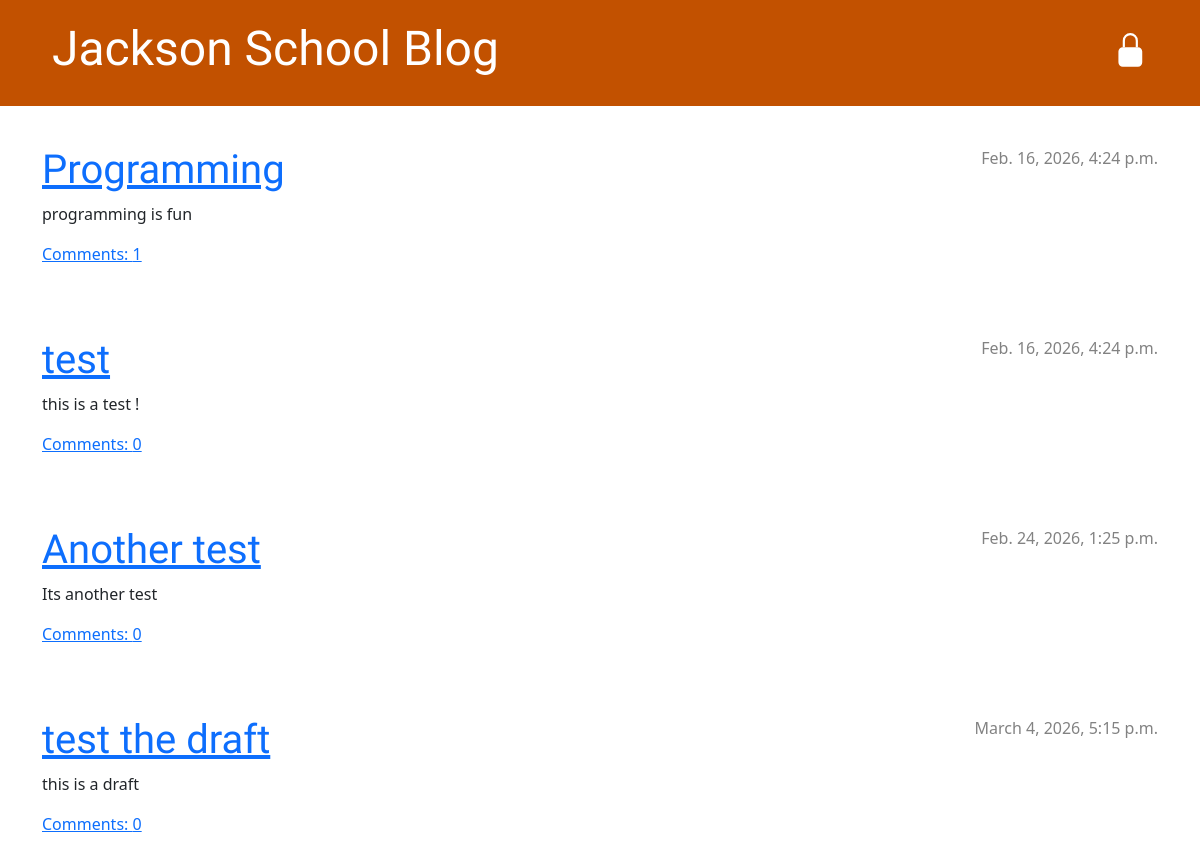
Screenshot of /blog/ with the database file from the repository.
### blog/models.py (models this page shows, shortened)
class Post(models.Model):
    author = models.ForeignKey(settings.AUTH_USER_MODEL, on_delete=models.CASCADE)
    title = models.CharField(max_length=200)
    text = models.TextField()
    created_date = models.DateTimeField(default=timezone.now)
    published_date = models.DateTimeField(blank=True, null=True)
    def approved_comments(self):
        return self.comments.filter(approved_comment=True)

### blog/views.py (the view)
# urls.py: path('', views.post_list, name='post_list'),
def post_list(request):
    posts = Post.objects.filter(published_date__lte=timezone.now()).order_by('published_date')
    return render(request, 'blog/post_list.html', {'posts': posts})

### blog/templates/blog/post_list.html
{% extends 'blog/base.html' %}
{% block content %}
{% for post in posts %}
<div class="post">
    <div class="date">
        {{ post.published_date }}
    </div>
    <h1><a href="{% url 'post_detail' pk=post.pk %}">{{ post.title }}</a></h1>
    <p>{{ post.text|linebreaksbr }}</p>
    <a href="{% url 'post_detail' pk=post.pk %}">Comments: {{ post.approved_comments.count }}</a>
</div>
{% endfor %}
{% endblock content %}

### blog/static/css/blog.css (style rules this page uses)
h1, h2, h3, h4 { font-family: 'Lobster', cursive; }
.date { color: #828282; }
.post { margin-bottom: 70px; }
.post>.date, .post>.actions { float: right; }

### rows the page displays
Post: published_date "Feb. 16, 2026, 4:24 p.m.", title "Programming", text "programming is fun", approved_comments.count "1"
Post: published_date "Feb. 16, 2026, 4:24 p.m.", title "test", text "this is a test !", approved_comments.count "0"
Post: published_date "Feb. 24, 2026, 1:25 p.m.", title "Another test", text "Its another test", approved_comments.count "0"
Post: published_date "March 4, 2026, 5:15 p.m.", title "test the draft", text "this is a draft", approved_comments.count "0"
